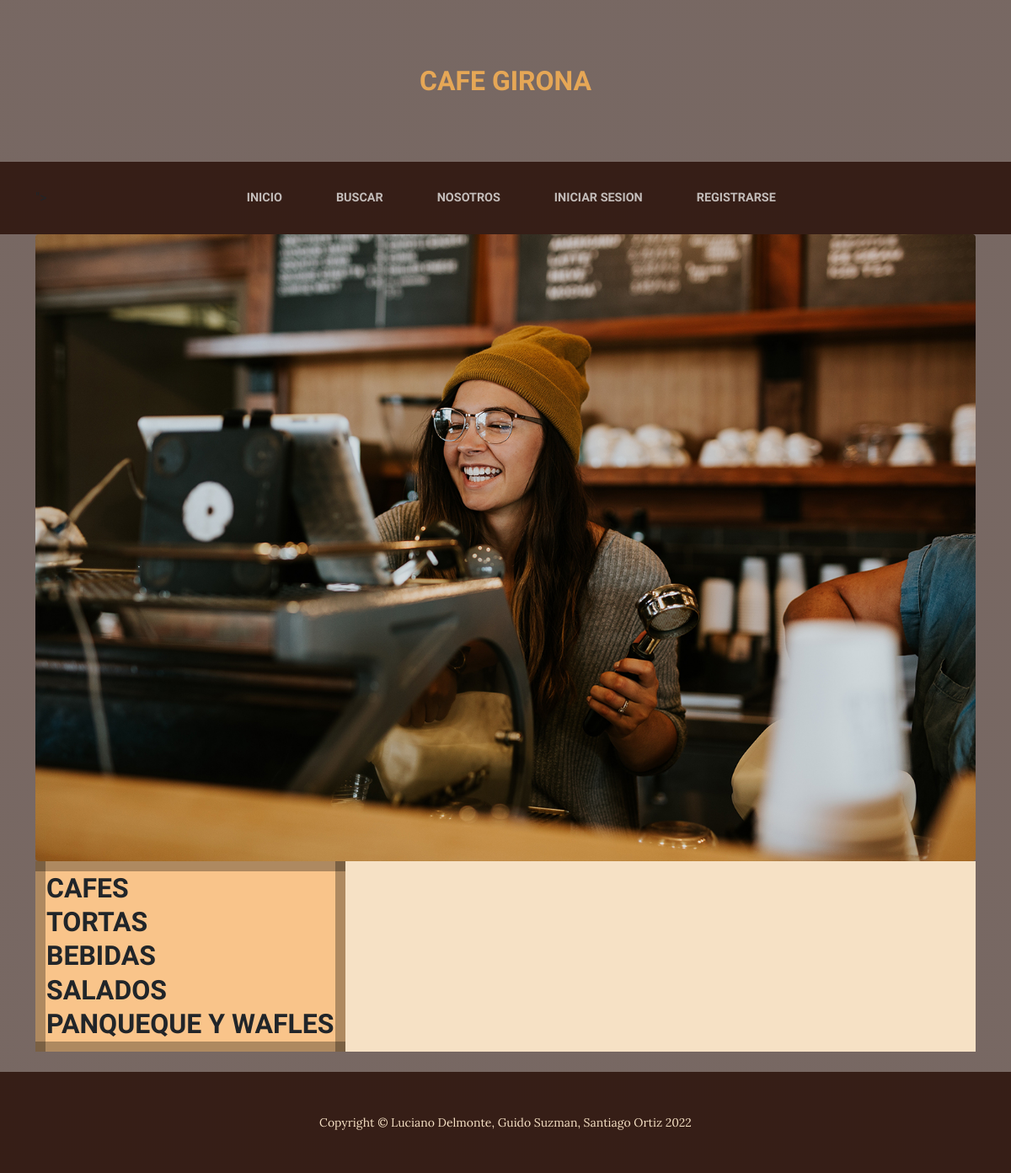
Before: /menu/ with the older database file.
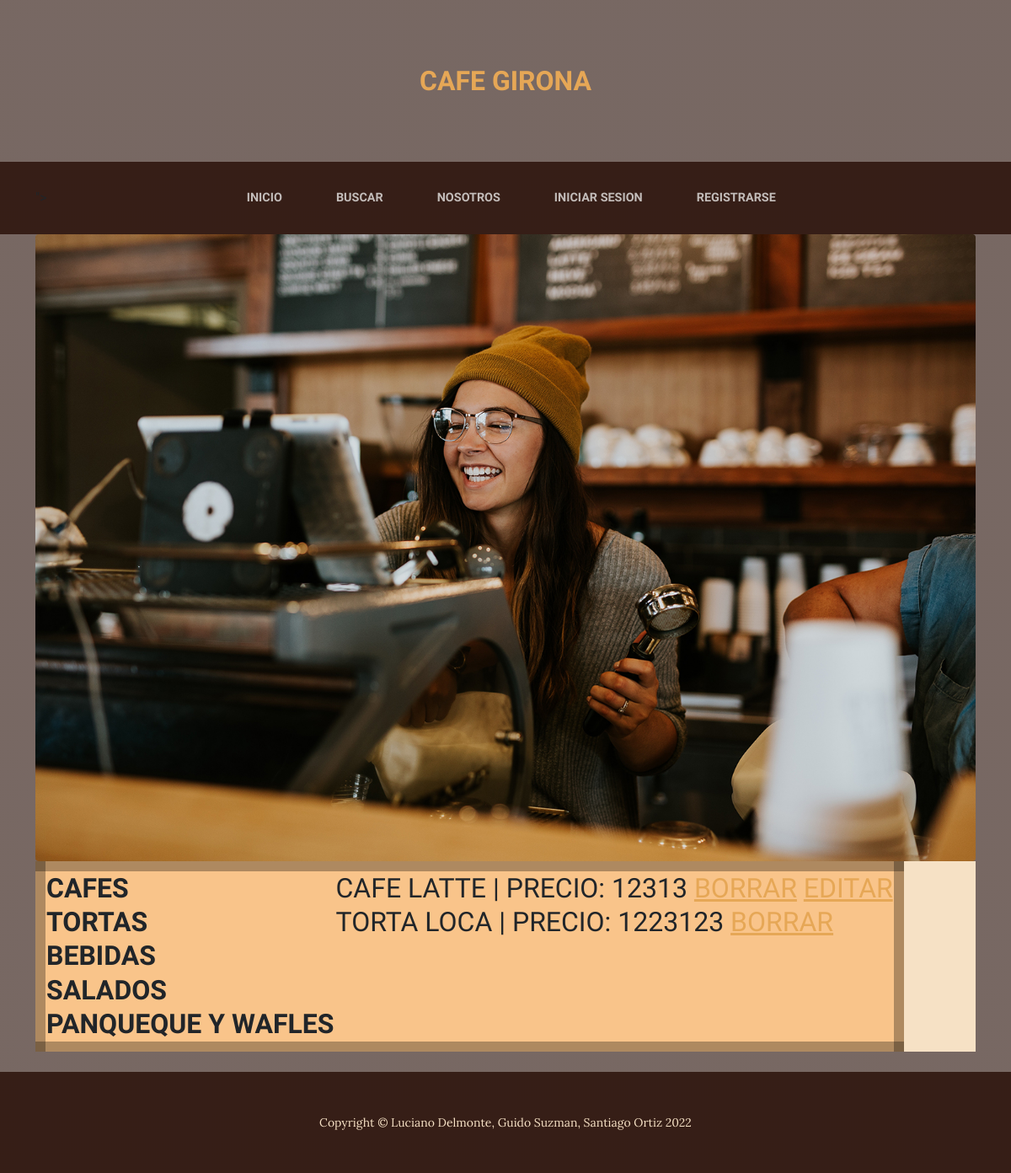
After: the same page with the newer database file.
### app_tienda/models.py (models this page shows)
class Cafe(models.Model):
    nombre_cafe =  models.CharField(max_length=50)
    precio = models.IntegerField()
    descripcion = models.CharField(max_length = 100)
    def __str__(self):
        return f"{self.nombre_cafe} | Precio: {self.precio}"

class Torta(models.Model):
    nombre_torta = models.CharField(max_length = 50)
    precio = models.IntegerField()
    descripcion = models.CharField(max_length = 100)
    def __str__(self):
        return f"{self.nombre_torta} | Precio: {self.precio} "

### app_tienda/views.py (the view)
# urls.py: path("menu/", vista_menu_cafes, name= "app_tienda-menu"),
def vista_menu_cafes(request):
    cafes = Cafe.objects.all()
    tortas = Torta.objects.all()
    bebida = Bebidas.objects.all()
    salados = Salados.objects.all()
    pan_waf = Panqueques_Wafles.objects.all()
    contexto = {"cafes": cafes, "tortas": tortas, "bebida": bebida, "salados": salados, "pan_waf": pan_waf}
    return render(request, "app_tienda/menu.html", contexto)

### app_tienda/templates/app_tienda/menu.html (shortened to what this page needs)
{% extends 'app_tienda/menutemplate.html' %}
{% block contenido %}
<table style="background: rgba(255, 128, 0, 0.3); border: 12px solid rgba(0, 0, 0, 0.3);">
    <tr>
        <th>cafes</th>
    {% for c in cafes %}
        <td>{{c}} <a href="{% url 'app_tienda-borrar-menu' c.id %}">Borrar</a> <a href="{% url 'app_tienda-editar-menu' c.id %}">Editar</a></td>
    {% endfor %}
    </tr>
    <tr>
        <th>tortas</th>
    {% for t in tortas %}
        <td>{{t}} <a href="{% url 'app_tienda-borrar-menu-torta' t.id %}">Borrar</a></td>
    {% endfor %}
    </tr>
    <tr>
        <th>bebidas</th>
    </tr>
    <tr>
        <th>salados</th>
    </tr>
    <tr>
        <th>Panqueque y wafles</th>
    </tr>
</table>
{% endblock %}

### app_tienda/templates/app_tienda/menutemplate.html (shortened to what this page needs)
<!DOCTYPE html>
<html lang="en">
    <head>
       {% load static %}
        <link href="{% static 'app_tienda/css/styles.css' %}" rel="stylesheet" />
    </head>
    <body>
        <header>
            <h1 class="site-heading text-center text-faded d-none d-lg-block">
                <span class="site-heading-upper text-primary mb-3">Cafe Girona </span>
                </h1>
        </header>
        <nav class="navbar navbar-expand-lg navbar-dark py-lg-4" id="mainNav">
            <div class="container">
                <div class="collapse navbar-collapse" id="navbarSupportedContent">
                    <ul class="navbar-nav mx-auto">
                        <li class="nav-item px-lg-4"><a class="nav-link text-uppercase" href="{% url 'app_tienda-inicio' %} ">Inicio</a></li>
                        <li class="nav-item px-lg-4"><a class="nav-link text-uppercase" href="{% url 'app_tienda-busqueda-torta' %}">Buscar</a></li>
                        <li class="nav-item px-lg-4"><a class="nav-link text-uppercase" href="{% url 'app_tienda-nosotros' %}">Nosotros</a></li>
                        {% if request.user.is_authenticated %}
                            <li class="nav-item px-lg-4"><a class="nav-link text-uppercase" href="{% url 'app_tienda-vista-admin' %}">Editar</a></li>
                            <li class="nav-item px-lg-4"><a class="nav-link text-uppercase" href="{% url 'app_tienda-menu' %} ">Menu</a></li>
                            <li class="nav-item px-lg-4"><a class="nav-link text-uppercase" href="{% url 'auth-edit_profile' %}">editar pefil</a></li>
                            {% block admin %}
                            {% endblock %}
                            <a class="nav-item px-lg-4" href="{% url 'auth-logout' %}">Logout</a>
                            <p class="small text-muted mb-4 mb-lg-0""> Hola {{request.user.username}} ! </p>
                        {% else %}
                            <li class="nav-item px-lg-4"><a class="nav-link text-uppercase" href="{% url 'auth-login' %}">Iniciar Sesion</a></li>
                            <li class="nav-item px-lg-4"><a class="nav-link text-uppercase" href="{% url 'auth-register' %} ">Registrarse</a></li>
                        {% endif %}
                    </ul>
                </div>
            </div>
        </nav>
        <section class="">
            <div class="container">
                <div class="">
                    <img class="intro-img img-fluid mb-3 mb-lg-0 rounded" src="{% static 'app_tienda/assets/img/intro.jpg' %}" alt="..." />
                    <div class=" left-0 bg-faded ">
                        <h2 class="section-heading mb-4">
        {% block contenido %}
        {% endblock %}
        </section>
        <footer class="footer text-faded text-center py-5">
            <div class="container"><p class="m-0 small">Copyright &copy; Luciano Delmonte, Guido Suzman, Santiago Ortiz 2022</p></div>
        </footer>
    </body>
</html>

Changed rows visible on the page:
added Cafe: nombre_cafe+precio "CAFE LATTE | PRECIO: 12313"
added Torta: nombre_torta+precio "TORTA LOCA | PRECIO: 1223123"
